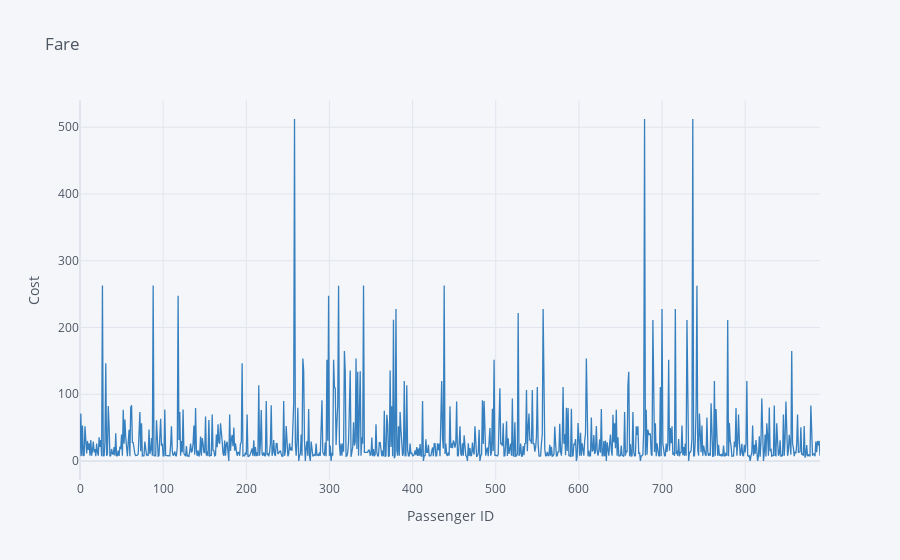

This figure's notebook cell:
### Code cell
df_train['Fare'].iplot(kind='scatter', color='Blue', bins=30, title='Fare',xTitle='Passenger ID',
    yTitle='Cost',)

### Figure 1 — Plotly figure (JSON) as saved in the notebook; plotly's stock layout.template omitted (floating-point values rounded to 4 significant figures; data arrays with more than 128 entries replaced by an {"elided": "..."} marker saying what was removed)
{"data": [{"line": {"color": "rgba(55, 128, 191, 1.0)", "dash": "solid", "shape": "linear", "width": 1.3}, "mode": "lines", "name": "Fare", "text": "", "type": "scatter", "x": {"elided": "891 int values"}, "y": {"elided": "891 float values"}}], "layout": {"legend": {"bgcolor": "#F5F6F9", "font": {"color": "#4D5663"}}, "paper_bgcolor": "#F5F6F9", "plot_bgcolor": "#F5F6F9", "title": {"font": {"color": "#4D5663"}, "text": "Fare"}, "xaxis": {"gridcolor": "#E1E5ED", "showgrid": true, "tickfont": {"color": "#4D5663"}, "title": {"font": {"color": "#4D5663"}, "text": "Passenger ID"}, "zerolinecolor": "#E1E5ED"}, "yaxis": {"gridcolor": "#E1E5ED", "showgrid": true, "tickfont": {"color": "#4D5663"}, "title": {"font": {"color": "#4D5663"}, "text": "Cost"}, "zerolinecolor": "#E1E5ED"}}}
